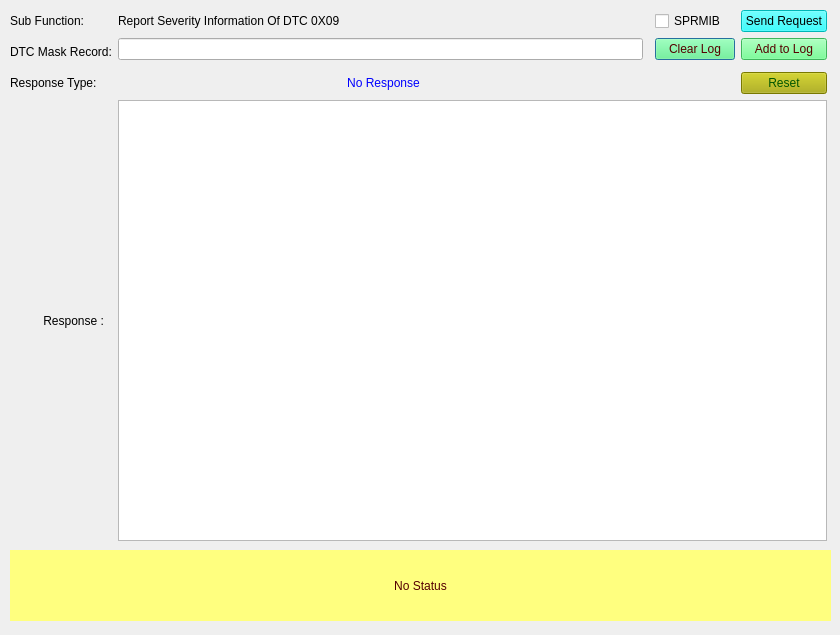
<?xml version="1.0" encoding="UTF-8"?>
<ui version="4.0">
 <class>Form_SID_19_09</class>
 <widget class="QDialog" name="Form_SID_19_09">
  <property name="geometry">
   <rect>
    <x>0</x>
    <y>0</y>
    <width>840</width>
    <height>635</height>
   </rect>
  </property>
  <property name="windowTitle">
   <string>Report Severity Information Of DTC</string>
  </property>
  <widget class="QLabel" name="label_status">
   <property name="geometry">
    <rect>
     <x>10</x>
     <y>550</y>
     <width>821</width>
     <height>71</height>
    </rect>
   </property>
   <property name="styleSheet">
    <string notr="true">background-color: rgb(255, 255, 127);
color: rgb(85, 0, 0);
border-color: rgb(0, 0, 255);</string>
   </property>
   <property name="text">
    <string>No Status</string>
   </property>
   <property name="alignment">
    <set>Qt::AlignCenter</set>
   </property>
   <property name="wordWrap">
    <bool>true</bool>
   </property>
  </widget>
  <widget class="QWidget" name="layoutWidget">
   <property name="geometry">
    <rect>
     <x>10</x>
     <y>10</y>
     <width>817</width>
     <height>531</height>
    </rect>
   </property>
   <layout class="QGridLayout" name="gridLayout_2">
    <property name="sizeConstraint">
     <enum>QLayout::SetNoConstraint</enum>
    </property>
    <item row="6" column="0">
     <widget class="QLabel" name="label_4">
      <property name="text">
       <string>          Response : </string>
      </property>
     </widget>
    </item>
    <item row="1" column="3">
     <widget class="QPushButton" name="pushButton_clearLog">
      <property name="styleSheet">
       <string notr="true">background-color: rgb(85, 255, 127);
color: rgb(85, 0, 0);</string>
      </property>
      <property name="text">
       <string>Clear Log</string>
      </property>
     </widget>
    </item>
    <item row="0" column="3">
     <widget class="QCheckBox" name="checkBox_suppressposmsg">
      <property name="toolTip">
       <string>If selected then Suppress Positive Response Message Indication bit will be set in Subfunction</string>
      </property>
      <property name="text">
       <string>SPRMIB</string>
      </property>
     </widget>
    </item>
    <item row="0" column="1" colspan="2">
     <widget class="QLabel" name="subFunction_Name">
      <property name="text">
       <string>Report Severity Information Of DTC 0X09 </string>
      </property>
     </widget>
    </item>
    <item row="1" column="4">
     <widget class="QPushButton" name="pushButton_appendLog">
      <property name="styleSheet">
       <string notr="true">background-color: rgb(85, 255, 127);
color: rgb(85, 0, 0);</string>
      </property>
      <property name="text">
       <string>Add to Log</string>
      </property>
     </widget>
    </item>
    <item row="3" column="1" colspan="2">
     <widget class="QLabel" name="label_ResType">
      <property name="autoFillBackground">
       <bool>false</bool>
      </property>
      <property name="styleSheet">
       <string notr="true">color: rgb(0, 0, 255);</string>
      </property>
      <property name="text">
       <string>No Response</string>
      </property>
      <property name="alignment">
       <set>Qt::AlignCenter</set>
      </property>
     </widget>
    </item>
    <item row="3" column="4">
     <widget class="QPushButton" name="pushButton_reset">
      <property name="styleSheet">
       <string notr="true">background-color: rgb(170, 170, 0);
font: 75 8pt &quot;MS Shell Dlg 2&quot;;
color: rgb(0, 85, 0);</string>
      </property>
      <property name="text">
       <string>Reset</string>
      </property>
     </widget>
    </item>
    <item row="1" column="0" rowspan="2">
     <widget class="QLabel" name="DTCStatusMaskRecord_label">
      <property name="text">
       <string>DTC Mask Record:</string>
      </property>
     </widget>
    </item>
    <item row="0" column="0">
     <widget class="QLabel" name="label_subFunction">
      <property name="text">
       <string>Sub Function:</string>
      </property>
     </widget>
    </item>
    <item row="3" column="0">
     <widget class="QLabel" name="label_5">
      <property name="text">
       <string>Response Type: </string>
      </property>
     </widget>
    </item>
    <item row="1" column="1">
     <widget class="QLineEdit" name="lineEdit_DTCMaskRecord">
      <property name="toolTip">
       <string>&lt;html&gt;&lt;head/&gt;&lt;body&gt;&lt;p&gt;Enter DTC Mask Record in hexadecimal format of 3 Bytes&lt;/p&gt;&lt;/body&gt;&lt;/html&gt;</string>
      </property>
     </widget>
    </item>
    <item row="6" column="1" colspan="4">
     <widget class="QTextBrowser" name="textBrowser_Resp"/>
    </item>
    <item row="0" column="4">
     <widget class="QPushButton" name="pushButton_Send19_09Req">
      <property name="toolTip">
       <string>&lt;html&gt;&lt;head/&gt;&lt;body&gt;&lt;p&gt;Sends the 19 service subfunction 09 request to ECU&lt;/p&gt;&lt;/body&gt;&lt;/html&gt;</string>
      </property>
      <property name="styleSheet">
       <string notr="true">background-color: rgb(0, 255, 255);
border-color: rgb(0, 0, 0);
color: rgb(0, 0, 0);</string>
      </property>
      <property name="text">
       <string>Send Request</string>
      </property>
     </widget>
    </item>
   </layout>
  </widget>
 </widget>
 <resources/>
 <connections/>
</ui>
